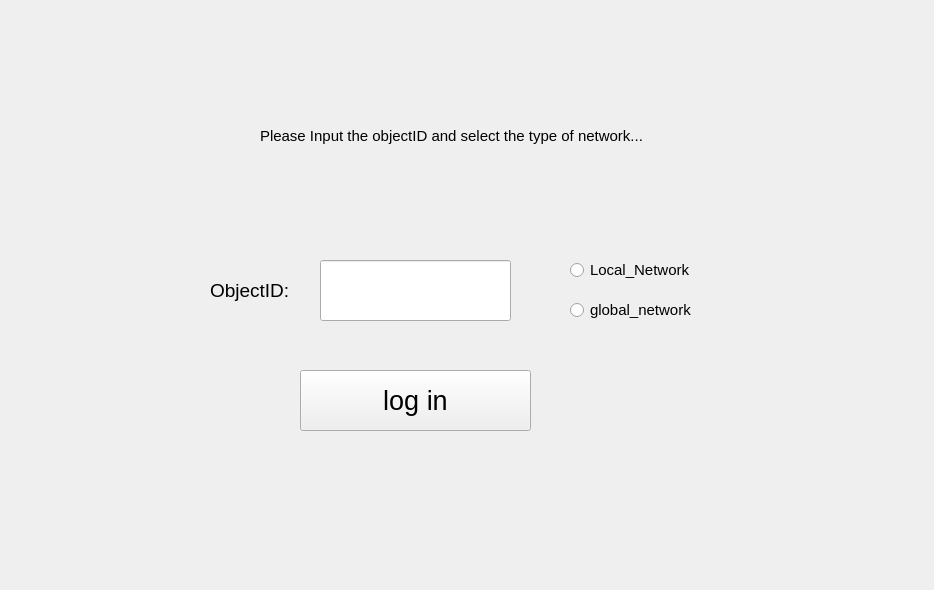
<?xml version="1.0" encoding="UTF-8"?>
<ui version="4.0">
 <class>log_in</class>
 <widget class="QWidget" name="log_in">
  <property name="geometry">
   <rect>
    <x>0</x>
    <y>0</y>
    <width>934</width>
    <height>590</height>
   </rect>
  </property>
  <property name="windowTitle">
   <string>Form</string>
  </property>
  <widget class="QPushButton" name="log_in_pushButton">
   <property name="geometry">
    <rect>
     <x>300</x>
     <y>370</y>
     <width>231</width>
     <height>61</height>
    </rect>
   </property>
   <property name="font">
    <font>
     <pointsize>20</pointsize>
    </font>
   </property>
   <property name="text">
    <string>log in</string>
   </property>
  </widget>
  <widget class="QLineEdit" name="object_id_lineEdit">
   <property name="geometry">
    <rect>
     <x>320</x>
     <y>260</y>
     <width>191</width>
     <height>61</height>
    </rect>
   </property>
  </widget>
  <widget class="QLabel" name="object_id_label">
   <property name="geometry">
    <rect>
     <x>210</x>
     <y>270</y>
     <width>101</width>
     <height>41</height>
    </rect>
   </property>
   <property name="font">
    <font>
     <pointsize>14</pointsize>
    </font>
   </property>
   <property name="text">
    <string>ObjectID:</string>
   </property>
  </widget>
  <widget class="QRadioButton" name="local_network_radioButton">
   <property name="geometry">
    <rect>
     <x>570</x>
     <y>260</y>
     <width>141</width>
     <height>20</height>
    </rect>
   </property>
   <property name="font">
    <font>
     <pointsize>11</pointsize>
    </font>
   </property>
   <property name="text">
    <string>Local_Network</string>
   </property>
  </widget>
  <widget class="QRadioButton" name="global_network_radioButton">
   <property name="geometry">
    <rect>
     <x>570</x>
     <y>300</y>
     <width>151</width>
     <height>20</height>
    </rect>
   </property>
   <property name="font">
    <font>
     <pointsize>11</pointsize>
    </font>
   </property>
   <property name="text">
    <string>global_network</string>
   </property>
  </widget>
  <widget class="QLabel" name="info_label">
   <property name="geometry">
    <rect>
     <x>260</x>
     <y>60</y>
     <width>481</width>
     <height>151</height>
    </rect>
   </property>
   <property name="font">
    <font>
     <pointsize>11</pointsize>
    </font>
   </property>
   <property name="text">
    <string>Please Input the objectID and select the type of network...</string>
   </property>
  </widget>
 </widget>
 <resources/>
 <connections/>
</ui>
